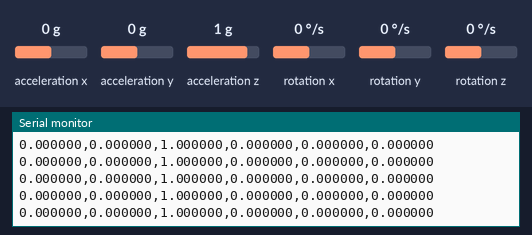
This sketch was run on a simulated Arduino Nano 33 BLE. Parts: the last lines printed to the serial monitor. The test bench sets the inputs (shaded band); at power-on: acceleration x 0 g, acceleration y 0 g, rotation x 0 °/s, acceleration z 1 g, rotation y 0 °/s, rotation z 0 °/s.

Above: at 1.2 s.
1.3 s: acceleration x set to -1.4 g
At 2.1 s:
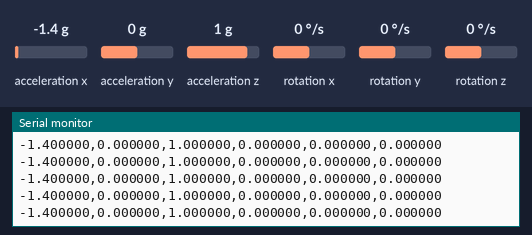
2.8 s: acceleration y set to -1.4 g
At 3.3 s:
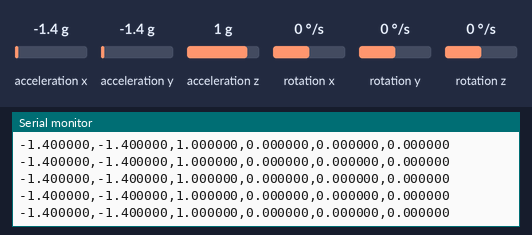
4.3 s: rotation x set to 100 °/s
At 5.1 s:
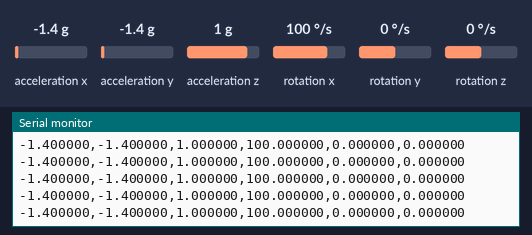
7.3 s: acceleration z set to -1.4 g
At 8.3 s:
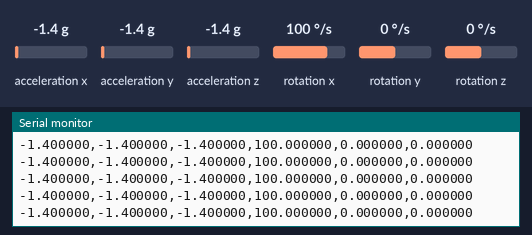
8.8 s: rotation y set to -192 °/s
At 9.5 s:
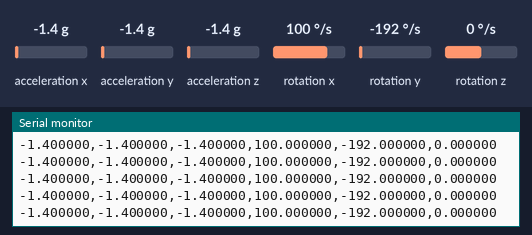

The sketch:

nano_imu_stream.ino
```cpp
// 6-axis IMU telemetry stream for Arduino Nano 33 BLE.
// Output format per line: ax,ay,az,gx,gy,gz
// Timestamp is intentionally added by the host CSV logger.

#include <Arduino_LSM9DS1.h>

const unsigned long SAMPLE_INTERVAL_MS = 20;  // 50 Hz
unsigned long lastSampleMs = 0;

void setup() {
  Serial.begin(115200);

  // Avoid blocking forever when no serial monitor is attached.
  unsigned long startWait = millis();
  while (!Serial && (millis() - startWait < 3000)) {
    ;
  }

  if (!IMU.begin()) {
    Serial.println("ERR:IMU_INIT");
    while (true) {
      ;
    }
  }

  // One-time readiness marker; host logger ignores non-CSV lines.
  Serial.println("READY:6AXIS");
}

void loop() {
  unsigned long now = millis();
  if (now - lastSampleMs < SAMPLE_INTERVAL_MS) {
    return;
  }
  lastSampleMs = now;

  if (!IMU.accelerationAvailable() || !IMU.gyroscopeAvailable()) {
    return;
  }

  float ax = 0.0f;
  float ay = 0.0f;
  float az = 0.0f;
  float gx = 0.0f;
  float gy = 0.0f;
  float gz = 0.0f;

  IMU.readAcceleration(ax, ay, az);
  IMU.readGyroscope(gx, gy, gz);

  // Software E-STOP over Serial threshold
  float magnitude = sqrt(ax*ax + ay*ay + az*az);
  if (magnitude > 4.0f) {
    Serial.println("ESTOP:COLLISION");
  }

  Serial.print(ax, 6);
  Serial.print(',');
  Serial.print(ay, 6);
  Serial.print(',');
  Serial.print(az, 6);
  Serial.print(',');
  Serial.print(gx, 6);
  Serial.print(',');
  Serial.print(gy, 6);
  Serial.print(',');
  Serial.println(gz, 6);
}
```

Measured:
- after the input at 1.3 s, the serial monitor: prints a new line at once (image 1)
- after the input at 2.8 s, the serial monitor: prints a new line at once (image 2)
- after the input at 4.3 s, the serial monitor: prints a new line at once (image 3)
- after the input at 7.3 s, the serial monitor: prints a new line at once (image 4)
- after the input at 8.8 s, the serial monitor: prints a new line at once (image 5)
